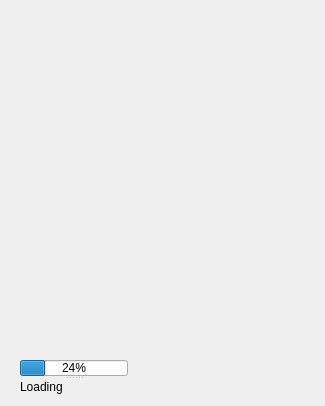
<?xml version="1.0" encoding="UTF-8"?>
<ui version="4.0">
 <class>Form</class>
 <widget class="QWidget" name="Form">
  <property name="geometry">
   <rect>
    <x>0</x>
    <y>0</y>
    <width>325</width>
    <height>406</height>
   </rect>
  </property>
  <property name="cursor">
   <cursorShape>ArrowCursor</cursorShape>
  </property>
  <property name="mouseTracking">
   <bool>true</bool>
  </property>
  <property name="windowTitle">
   <string>Form</string>
  </property>
  <widget class="QSplitter" name="splitter">
   <property name="geometry">
    <rect>
     <x>20</x>
     <y>360</y>
     <width>108</width>
     <height>34</height>
    </rect>
   </property>
   <property name="orientation">
    <enum>Qt::Vertical</enum>
   </property>
   <widget class="QProgressBar" name="progress_bar">
    <property name="value">
     <number>24</number>
    </property>
   </widget>
   <widget class="QLabel" name="label">
    <property name="text">
     <string>Loading</string>
    </property>
   </widget>
  </widget>
 </widget>
 <resources/>
 <connections/>
</ui>
